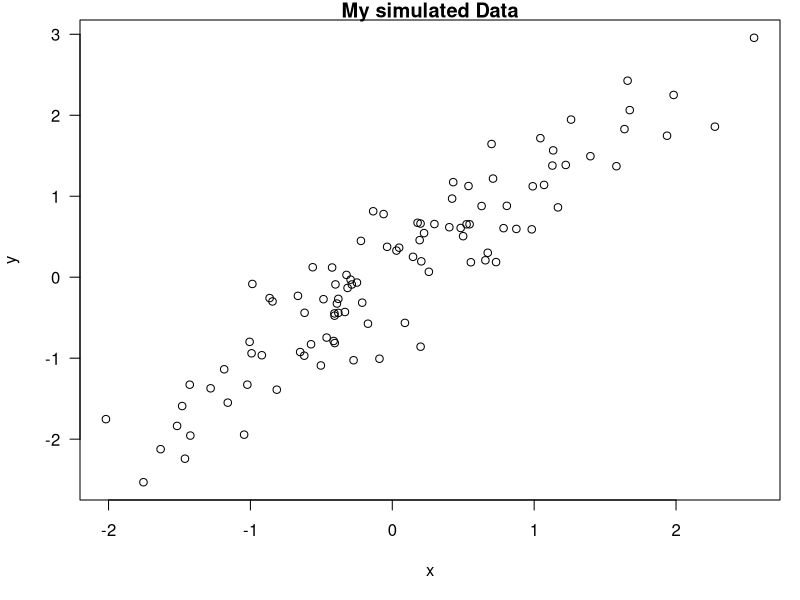

Generate this figure with R:
## ---- chunk 1
library(knitr)
opts_chunk$set(echo=FALSE, results = "hide")
## ---- chunk 2
x <- rnorm(100); y <- x + rnorm(100, sd = 0.5)
## ---- chunk 3
par(mar = c(5, 4, 1, 1), las = 1)
plot(x, y, main = "My simulated Data")
